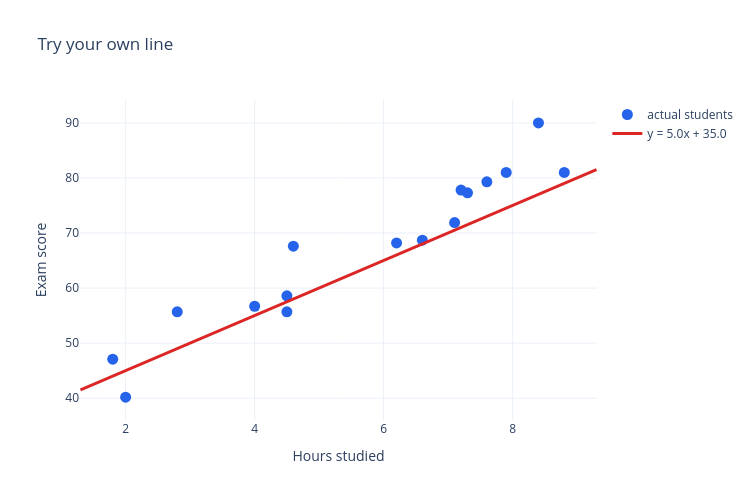

This figure's notebook cell:
### Code cell
# Try changing these two numbers and rerunning this cell.
slope = 5.0
intercept = 35.0

plot_line_over_data(scores_1d, slope, intercept).show()

### Figure 1 — Plotly figure (JSON) as saved in the notebook; plotly's stock layout.template omitted (floating-point values rounded to 4 significant figures)
{"data": [{"hovertemplate": "Hours: %{x}<br>Score: %{y}<extra></extra>", "marker": {"color": "#2563eb", "size": 11}, "mode": "markers", "name": "actual students", "type": "scatter", "x": [1.8, 2.0, 2.8, 4.0, 4.5, 4.5, 4.6, 6.2, 6.6, 7.1, 7.2, 7.3, 7.6, 7.9, 8.4, 8.8], "y": [47.1, 40.2, 55.7, 56.7, 58.6, 55.7, 67.6, 68.2, 68.7, 71.9, 77.8, 77.3, 79.3, 81.0, 90.0, 81.0]}, {"line": {"color": "#dc2626", "width": 3}, "mode": "lines", "name": "y = 5.0x + 35.0", "type": "scatter", "x": [1.3, 1.463, 1.627, 1.79, 1.953, 2.116, 2.28, 2.443, 2.606, 2.769, 2.933, 3.096, 3.259, 3.422, 3.586, 3.749, 3.912, 4.076, 4.239, 4.402, 4.565, 4.729, 4.892, 5.055, 5.218, 5.382, 5.545, 5.708, 5.871, 6.035, 6.198, 6.361, 6.524, 6.688, 6.851, 7.014, 7.178, 7.341, 7.504, 7.667, 7.831, 7.994, 8.157, 8.32, 8.484, 8.647, 8.81, 8.973, 9.137, 9.3], "y": [41.5, 42.32, 43.13, 43.95, 44.77, 45.58, 46.4, 47.21, 48.03, 48.85, 49.66, 50.48, 51.3, 52.11, 52.93, 53.74, 54.56, 55.38, 56.19, 57.01, 57.83, 58.64, 59.46, 60.28, 61.09, 61.91, 62.72, 63.54, 64.36, 65.17, 65.99, 66.81, 67.62, 68.44, 69.26, 70.07, 70.89, 71.7, 72.52, 73.34, 74.15, 74.97, 75.79, 76.6, 77.42, 78.23, 79.05, 79.87, 80.68, 81.5]}], "layout": {"height": 500, "title": {"text": "Try your own line"}, "width": 750, "xaxis": {"title": {"text": "Hours studied"}}, "yaxis": {"title": {"text": "Exam score"}}}}
